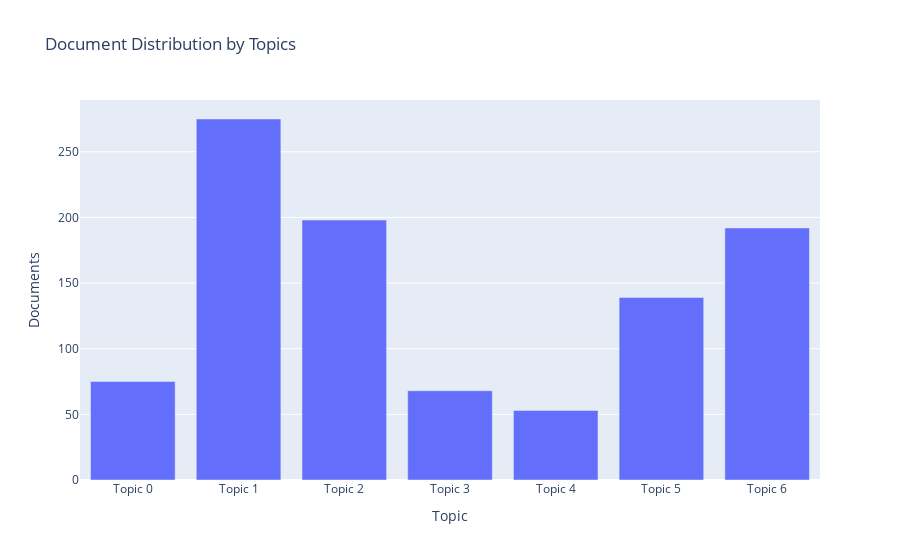

Notebook code cell kept with this figure:
### Markdown cell above
plotに"topic_distribution"を指定すると、各トッピックに分類されたサンプル数をグラフで確認することができます。  
各トピックの棒にカーソルを当てて、キーワードが適切になっていることを確認しましょう。

### Code cell
plot_model(tuned_lda, plot="topic_distribution")

### Figure 1 — Plotly figure (JSON) as saved in the notebook; plotly's stock layout.template omitted (floating-point values rounded to 4 significant figures)
{"data": [{"textposition": "auto", "hovertemplate": "Topic=%{x}<br>Documents=%{y}<br>Keyword=%{customdata[0]}", "showlegend": false, "legendgroup": "", "name": "", "yaxis": "y", "customdata": [["rice, group, farmer, small, area, farm, use, land, crop, grow"], ["product, group, store, small, start, hope, well, use, family, live"], ["stock, family, increase, start, customer, community, entrepreneur, support, good, live"], ["family, service, work, community, pay, live, husband, stock, request, start"], ["product, help, market, work, home, need, order, increase, use, good"], ["work, help, home, husband, live, family, start, use, clothe, fruit"], ["family, work, help, marry, repay, use, expand, get, group, fee"]], "y": [75, 275, 198, 68, 53, 139, 192], "hoverlabel": {"namelength": 0}, "offsetgroup": "", "xaxis": "x", "marker": {"color": "#636efa"}, "x": ["Topic 0", "Topic 1", "Topic 2", "Topic 3", "Topic 4", "Topic 5", "Topic 6"], "alignmentgroup": "True", "type": "bar", "orientation": "v"}], "layout": {"yaxis": {"domain": [0, 1], "anchor": "x", "title": {"text": "Documents"}}, "title": {"text": "Document Distribution by Topics"}, "barmode": "relative", "xaxis": {"domain": [0, 1], "anchor": "y", "title": {"text": "Topic"}}, "legend": {"tracegroupgap": 0}}}
